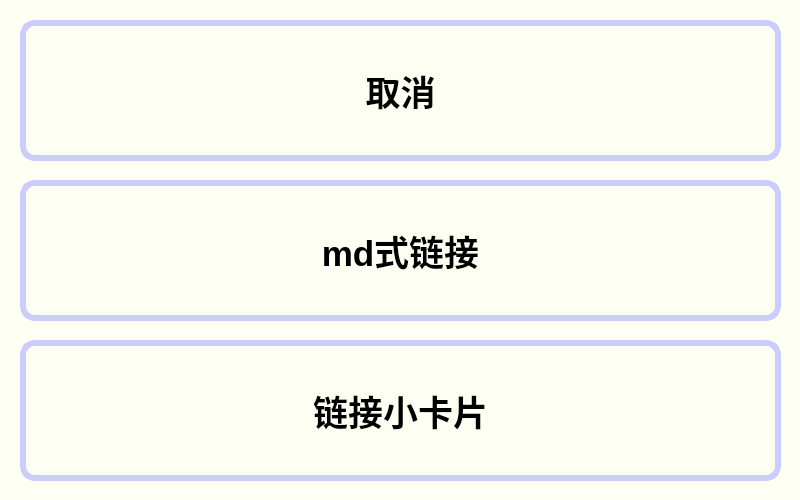
<?xml version="1.0" encoding="UTF-8"?>
<ui version="4.0">
 <class>url_w</class>
 <widget class="QWidget" name="url_w">
  <property name="geometry">
   <rect>
    <x>0</x>
    <y>0</y>
    <width>800</width>
    <height>500</height>
   </rect>
  </property>
  <property name="palette">
   <palette>
    <active>
     <colorrole role="Base">
      <brush brushstyle="SolidPattern">
       <color alpha="255">
        <red>255</red>
        <green>255</green>
        <blue>255</blue>
       </color>
      </brush>
     </colorrole>
     <colorrole role="Window">
      <brush brushstyle="SolidPattern">
       <color alpha="255">
        <red>254</red>
        <green>255</green>
        <blue>243</blue>
       </color>
      </brush>
     </colorrole>
    </active>
    <inactive>
     <colorrole role="Base">
      <brush brushstyle="SolidPattern">
       <color alpha="255">
        <red>255</red>
        <green>255</green>
        <blue>255</blue>
       </color>
      </brush>
     </colorrole>
     <colorrole role="Window">
      <brush brushstyle="SolidPattern">
       <color alpha="255">
        <red>254</red>
        <green>255</green>
        <blue>243</blue>
       </color>
      </brush>
     </colorrole>
    </inactive>
    <disabled>
     <colorrole role="Base">
      <brush brushstyle="SolidPattern">
       <color alpha="255">
        <red>254</red>
        <green>255</green>
        <blue>243</blue>
       </color>
      </brush>
     </colorrole>
     <colorrole role="Window">
      <brush brushstyle="SolidPattern">
       <color alpha="255">
        <red>254</red>
        <green>255</green>
        <blue>243</blue>
       </color>
      </brush>
     </colorrole>
    </disabled>
   </palette>
  </property>
  <property name="windowTitle">
   <string>Form</string>
  </property>
  <widget class="QPushButton" name="cancel_btn">
   <property name="geometry">
    <rect>
     <x>20</x>
     <y>20</y>
     <width>761</width>
     <height>141</height>
    </rect>
   </property>
   <property name="font">
    <font>
     <pointsize>-1</pointsize>
     <weight>75</weight>
     <bold>true</bold>
    </font>
   </property>
   <property name="cursor">
    <cursorShape>PointingHandCursor</cursorShape>
   </property>
   <property name="whatsThis">
    <string/>
   </property>
   <property name="layoutDirection">
    <enum>Qt::LeftToRight</enum>
   </property>
   <property name="styleSheet">
    <string notr="true">#cancel_btn
{
	font-weight:bold;
    border-radius: 15px;
    font-size: 35px;
    color: black;
	border:6px solid #CCCCFF;
}

#cancel_btn:hover {
    font-size: 45px;
    color: #CCCCFF;
}

#cancel_btn:pressed {
	color:black;
    background:#CCCCFF; /* 按下颜色 */
	border:6px solid black;
}</string>
   </property>
   <property name="text">
    <string>取消</string>
   </property>
  </widget>
  <widget class="QPushButton" name="url_2">
   <property name="geometry">
    <rect>
     <x>20</x>
     <y>340</y>
     <width>761</width>
     <height>141</height>
    </rect>
   </property>
   <property name="font">
    <font>
     <pointsize>-1</pointsize>
     <weight>75</weight>
     <bold>true</bold>
    </font>
   </property>
   <property name="cursor">
    <cursorShape>PointingHandCursor</cursorShape>
   </property>
   <property name="whatsThis">
    <string/>
   </property>
   <property name="layoutDirection">
    <enum>Qt::LeftToRight</enum>
   </property>
   <property name="styleSheet">
    <string notr="true">#url_2
{
	font-weight:bold;
    border-radius: 15px;
    font-size: 35px;
    color: black;
	border:6px solid #CCCCFF;
}

#url_2:hover {
    font-size: 45px;
    color: #CCCCFF;
}

#url_2:pressed {
	color:black;
    background:#CCCCFF; /* 按下颜色 */
	border:6px solid black;
}</string>
   </property>
   <property name="text">
    <string>链接小卡片</string>
   </property>
  </widget>
  <widget class="QPushButton" name="url_1">
   <property name="geometry">
    <rect>
     <x>20</x>
     <y>180</y>
     <width>761</width>
     <height>141</height>
    </rect>
   </property>
   <property name="font">
    <font>
     <pointsize>-1</pointsize>
     <weight>75</weight>
     <bold>true</bold>
    </font>
   </property>
   <property name="cursor">
    <cursorShape>PointingHandCursor</cursorShape>
   </property>
   <property name="whatsThis">
    <string/>
   </property>
   <property name="layoutDirection">
    <enum>Qt::LeftToRight</enum>
   </property>
   <property name="styleSheet">
    <string notr="true">#url_1
{
	font-weight:bold;
    border-radius: 15px;
    font-size: 35px;
    color: black;
	border:6px solid #CCCCFF;
}

#url_1:hover {
    font-size: 45px;
    color: #CCCCFF;
}

#url_1:pressed {
	color:black;
    background:#CCCCFF; /* 按下颜色 */
	border:6px solid black;
}</string>
   </property>
   <property name="text">
    <string>md式链接</string>
   </property>
  </widget>
 </widget>
 <resources/>
 <connections/>
</ui>
